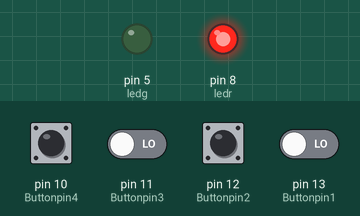
Recording of a sketch running on a simulated Arduino Uno, built with avr-gcc and run on an emulated ATmega328P. Parts: output pins drawn as LEDs (lit = HIGH). The inputs (shaded band) are chosen by the test bench; at power-on: pin 10 (Buttonpin4), pin 11 (Buttonpin3), pin 12 (Buttonpin2), pin 13 (Buttonpin1) LOW.

Above: at 1.2 s.
1.3 s: pin 11 (Buttonpin3) driven HIGH and pin 13 (Buttonpin1) driven HIGH
At 1.7 s:
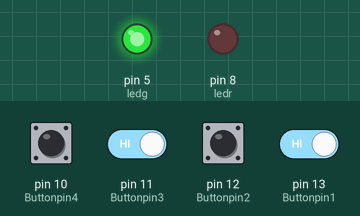
2.8 s: pin 11 (Buttonpin3) driven LOW
At 4.0 s:
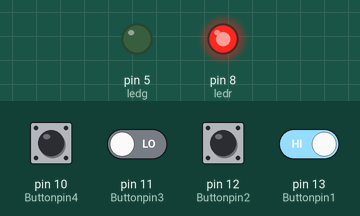
4.3 s: pin 11 (Buttonpin3) driven HIGH
At 5.2 s:
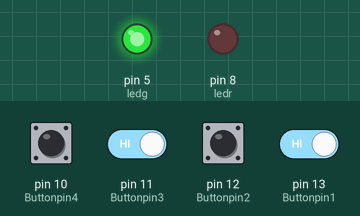
Timing chart, 0 to 7.3 s (numbered marks = the images above; inputs shaded):
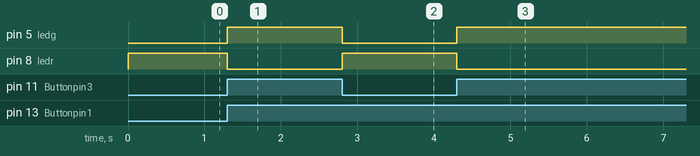

The sketch:

switch__4__and_led_lock.ino
```cpp
int Buttonpin1 =13;
int Buttonpin2=12;
int Buttonpin3 =11;
int Buttonpin4 =10;


int Buttonstate1=0;
int Buttonstate2=0;
int Buttonstate3=0;
int Buttonstate4=0;
int ledg=5;
int ledr=8;


void setup()
{
pinMode(ledr,OUTPUT);
pinMode(ledg,OUTPUT);

pinMode (Buttonpin1,INPUT);
pinMode (Buttonpin2,INPUT);
pinMode (Buttonpin3,INPUT);
pinMode (Buttonpin4,INPUT);
}

void loop() {
 Buttonstate1 = digitalRead(Buttonpin1);
 Buttonstate2 = digitalRead(Buttonpin2);
 Buttonstate3 = digitalRead(Buttonpin3);
 Buttonstate4 = digitalRead(Buttonpin4);

 if(Buttonstate1==HIGH&&Buttonstate3==HIGH&&Buttonstate2==LOW&&Buttonstate4==LOW)
 {digitalWrite(ledg,HIGH);
  digitalWrite(ledr,LOW);
  }
  else
  {digitalWrite(ledr,HIGH);
  digitalWrite(ledg,LOW);
  }


}
```

Measured:
- after the input at 1.3 s, pin 5 (ledg): LOW → HIGH at once; pin 8 (ledr): HIGH → LOW at once
- after the input at 2.8 s, pin 5 (ledg): HIGH → LOW at once; pin 8 (ledr): LOW → HIGH at once
- after the input at 4.3 s, pin 5 (ledg): LOW → HIGH at once; pin 8 (ledr): HIGH → LOW at once
